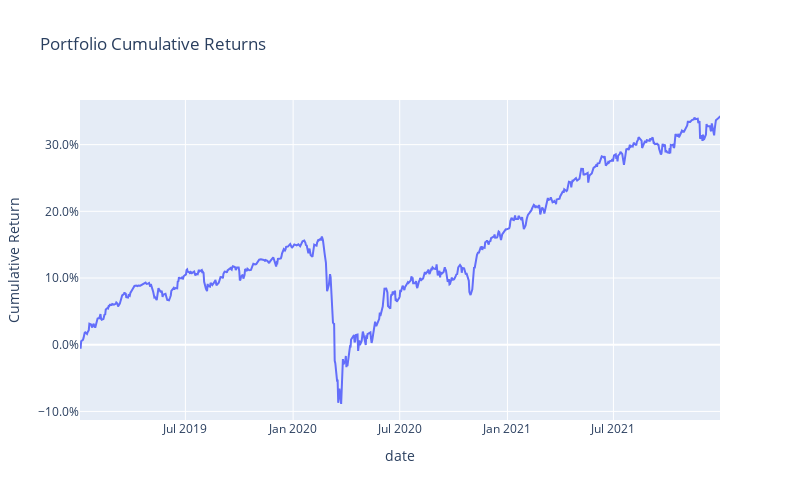

Write notebook code for a chart like this one.
### Code cell
# Calculate returns for each asset
returns = df_asset_price.set_index('date').pct_change()

# Calculate weighted portfolio returns
weights = df_portfolio_weights.set_index('date').iloc[0]  # Use first row as weights
portfolio_returns = (returns * weights).sum(axis=1)

# Calculate cumulative returns
cumulative_returns = (1 + portfolio_returns).cumprod() - 1

# Create DataFrame for plotting
plot_df = pd.DataFrame({
    'date': cumulative_returns.index,
    'Cumulative Return': cumulative_returns
})

fig = px.line(
    plot_df, 
    x='date', 
    y='Cumulative Return',
    title='Portfolio Cumulative Returns'
)

fig.update_layout(
    yaxis_tickformat='.1%',
    height=500,
    width=800
)

fig.show()

### Figure 1 — Plotly figure (JSON) as saved in the notebook; plotly's stock layout.template omitted (floating-point values rounded to 4 significant figures; data arrays with more than 128 entries replaced by an {"elided": "..."} marker saying what was removed)
{"data": [{"hovertemplate": "date=%{x}<br>Cumulative Return=%{y}<extra></extra>", "legendgroup": "", "line": {"color": "#636efa", "dash": "solid"}, "marker": {"symbol": "circle"}, "mode": "lines", "name": "", "orientation": "v", "showlegend": false, "type": "scatter", "x": {"elided": "730 str values"}, "xaxis": "x", "y": {"elided": "730 float values"}, "yaxis": "y"}], "layout": {"height": 500, "legend": {"tracegroupgap": 0}, "title": {"text": "Portfolio Cumulative Returns"}, "width": 800, "xaxis": {"anchor": "y", "domain": [0, 1], "title": {"text": "date"}}, "yaxis": {"anchor": "x", "domain": [0, 1], "tickformat": ".1%", "title": {"text": "Cumulative Return"}}}}
